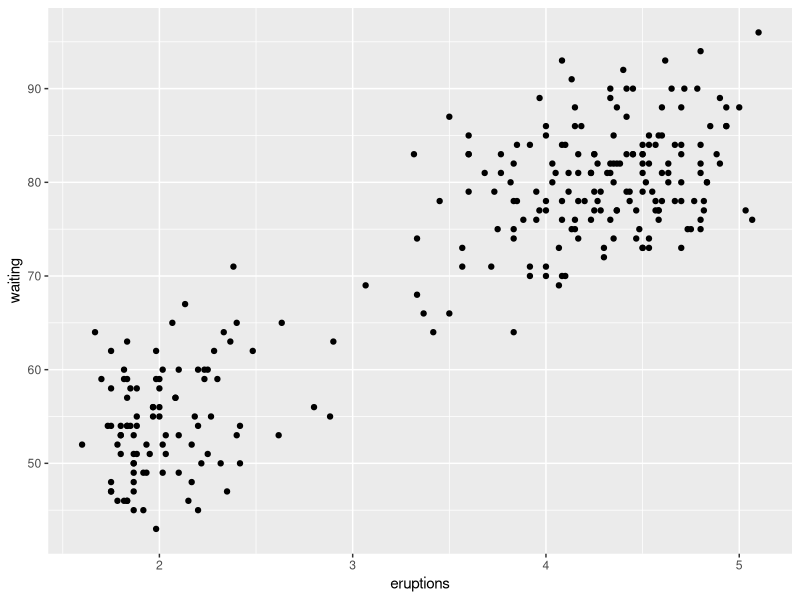
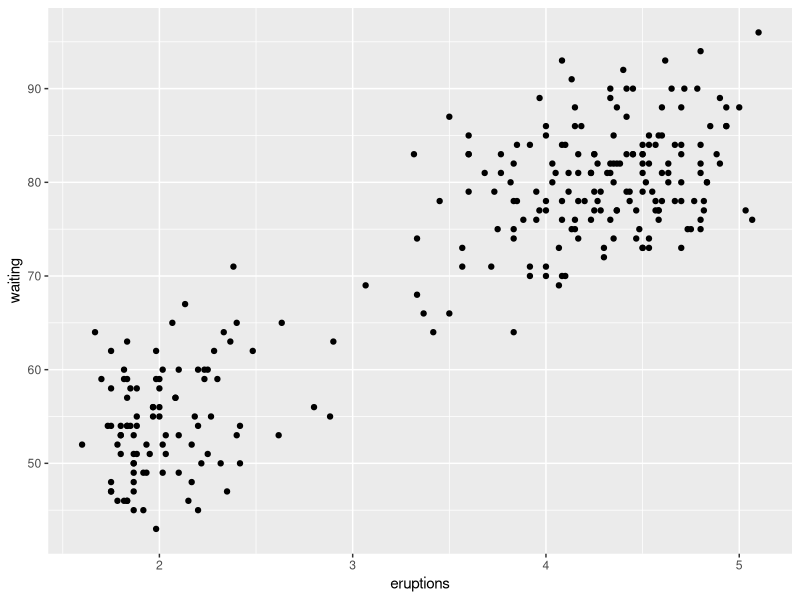
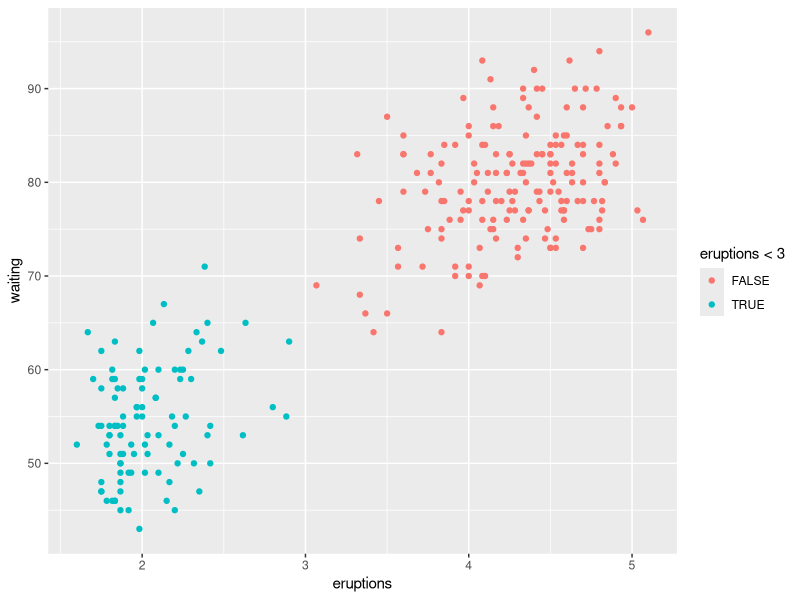
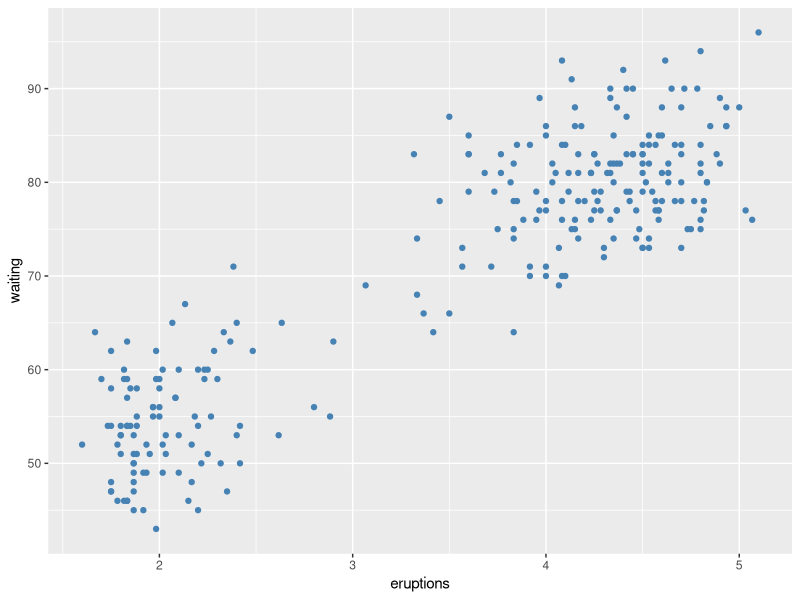
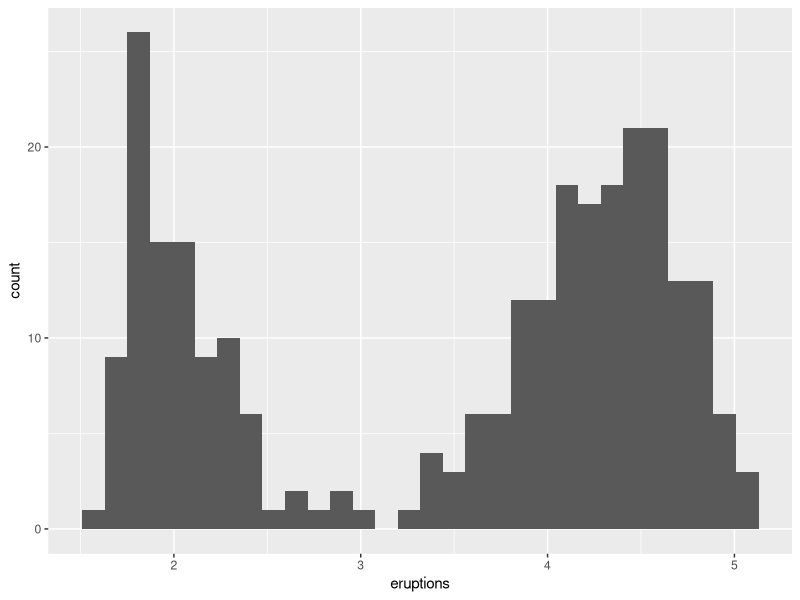
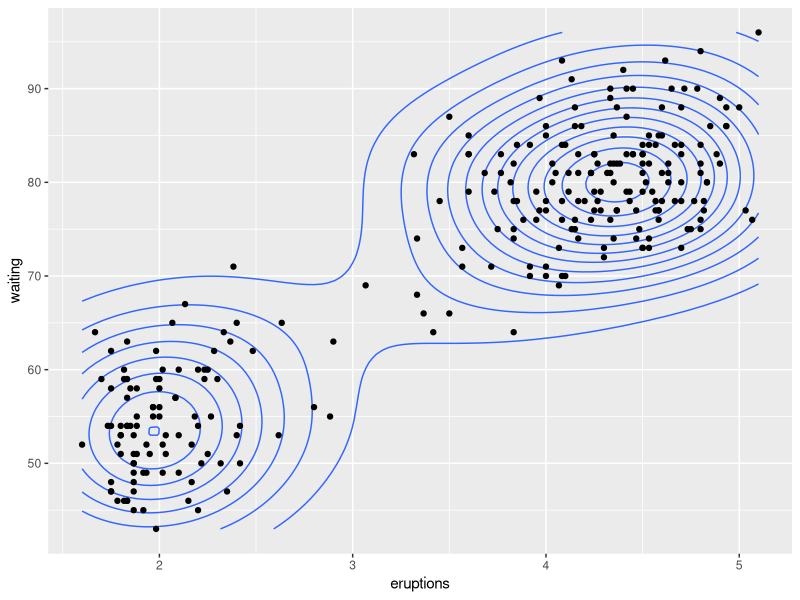

These figures' R source, in order:
## ---- chunk 1
summary(iris)
head(iris)
## ---- chunk 2
knitr::opts_chunk$set(echo = TRUE)
## ---- chunk 3
packages <- c(
  'ggplot2',
  'ggrepel',
  'patchwork',
  'ggraph',
  'dplyr',
  'gganimate',
  'gifski',
  'ggforce',
  'ggthemes',
  'maps',
  'sf',
  'tidyr',
  'concaveman',
  'remotes'
)
# Uncomment the next lines (remove the first #) to install the packages
# install.packages(packages)
# remotes::install_github("hrbrmstr/hrbrthemes")
# Load standard packages
library(ggplot2)
## ---- chunk 4
data("faithful")
# Basic scatterplot
ggplot(data = faithful, 
       mapping = aes(x = eruptions, y = waiting)) + 
  geom_point()
# Data and mapping can be given both as global (in ggplot()) or per layer
ggplot() + 
  geom_point(mapping = aes(x = eruptions, y = waiting),
             data = faithful)
## ---- chunk 5
ggplot(faithful) + 
  geom_point(aes(x = eruptions, y = waiting, colour = eruptions < 3))
## ---- chunk 6
ggplot(faithful) + 
  geom_point(aes(x = eruptions, y = waiting),
             colour = 'steelblue')
## ---- chunk 7
ggplot(faithful) + 
  geom_histogram(aes(x = eruptions))
## ---- chunk 8
ggplot(faithful, aes(x = eruptions, y = waiting)) + 
  geom_density_2d() + 
  geom_point()
